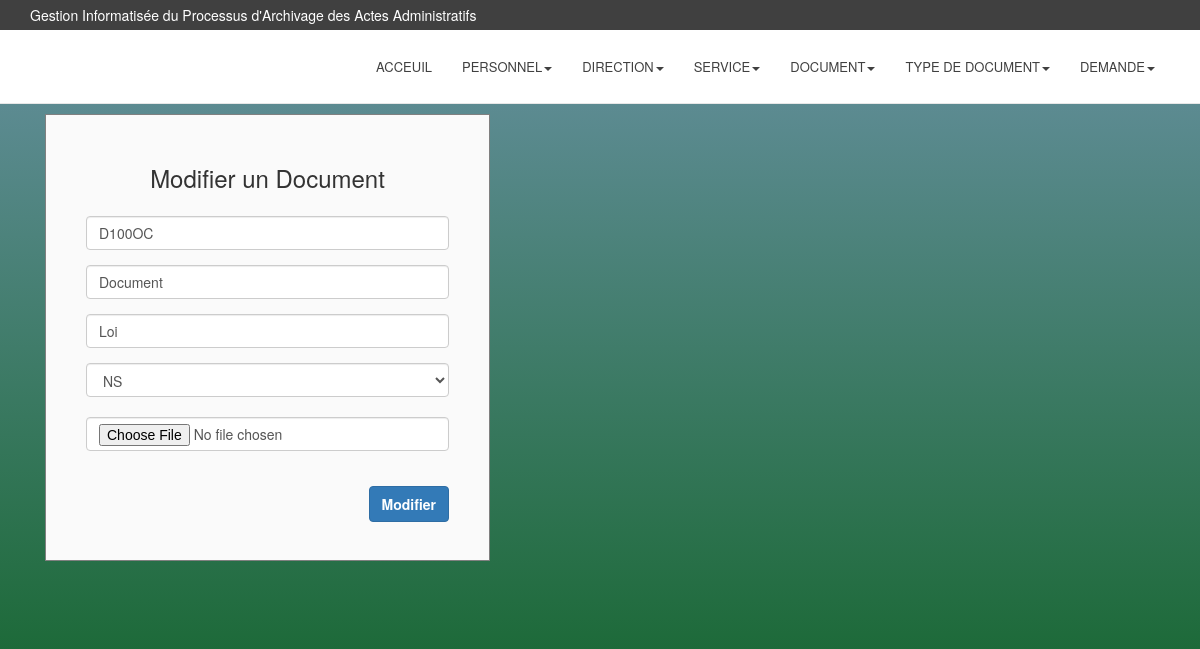
Screenshot of /ModifierDocument.php?Docu=D100OC with the database file from the repository.
### tables this page shows
CREATE TABLE IF NOT EXISTS `document` (
  `CodeDoc` varchar(10) NOT NULL,
  `LibelDoc` varchar(100) NOT NULL,
  `DateEnrgDoc` timestamp NOT NULL DEFAULT current_timestamp(),
  `FonctionDoc` varchar(100) NOT NULL,
  `CodeTypeDoc` varchar(10) NOT NULL,
  `file_url` varchar(255) NOT NULL,
  PRIMARY KEY (`CodeDoc`)
);

### ModifierDocument.php (the view, shortened to what this page needs)
<?php
$hostname = "localhost";
$username = "root";
$password ="";
$databaseName = "gipa";
$connect = mysqli_connect($hostname, $username, $password, $databaseName);
if (isset($_GET["Docu"]))
{
	$requette = "SELECT * FROM document WHERE CodeDoc= '".$_GET["Docu"]."'";
	$resulta = mysqli_query($connect, $requette);
}
?>
<html class="ola">
	<head>
		<link href="css/bootstrap.min.css" rel="stylesheet">
		<link href="css/font-awesome.min.css" rel="stylesheet">
		<link href="css/style.css" rel="stylesheet">
   </head>
   <body class="ola">
		<header>
		<div class="top">
				<div class="container">
					<div class="row">
						<div class="col-sm-6">
							<p>Gestion Informatisée du Processus d'Archivage des Actes Administratifs</p>
						</div>
					</div>
				</div>
			</div>
   			<nav class="navbar navbar-default">
				<div class="container">
					<div class="collapse navbar-collapse" id="bs-navbar-collapse">
						<ul class="nav navbar-nav main-navbar-nav">
							<li><a href="Acceuil.php" title="">ACCEUIL</a></li>
							<li class="dropdown">
								<a href="#" title="" class="dropdown-toggle" data-toggle="dropdown" role="button" aria-haspopup="true" aria-expanded="false">PERSONNEL<span class="caret"></span></a>
							</li>
							<li class="dropdown">
								<a href="#" title="" class="dropdown-toggle" data-toggle="dropdown" role="button" aria-haspopup="true" aria-expanded="false">DIRECTION<span class="caret"></span></a>
							</li>
							<li class="dropdown">
								<a href="#" title="" class="dropdown-toggle" data-toggle="dropdown" role="button" aria-haspopup="true" aria-expanded="false">SERVICE<span class="caret"></span></a>
							</li>
							<li class="dropdown" class="active">
								<a href="Document.php" title="" class="dropdown-toggle" data-toggle="dropdown" role="button" aria-haspopup="true" aria-expanded="false">DOCUMENT<span class="caret"></span></a>
							</li>
							<li class="dropdown">
								<a href="#" title="" class="dropdown-toggle" data-toggle="dropdown" role="button" aria-haspopup="true" aria-expanded="false">TYPE DE DOCUMENT<span class="caret"></span></a>
							</li>
							<li class="dropdown">
								<a href="#" title="" class="dropdown-toggle" data-toggle="dropdown" role="button" aria-haspopup="true" aria-expanded="false">DEMANDE<span class="caret"></span></a>
							</li>
						</ul>
					</div>
				</div>
			</nav>
		</header>
		<div class="container">
			<div class="col-md-5">
				<div class="form-area">
				<?php if ($resulta) { ?>
				<?php $row1 = mysqli_fetch_array($resulta) ; ?>
					<form role="form" action="Document.php" method="POST" enctype="multipart/form-data">
						<br style="clear:both">
						<h3 style="margin-bottom: 25px; text-align: center;">Modifier un Document</h3>
						<div class="form-group">
							<input type="text" class="form-control" id="CodeDoc" name="CodeDoc" placeholder="Code Document" value="<?php echo $row1["CodeDoc"]; ?>" required>
						</div>
						<div class="form-group">
							<input type="text" class="form-control" id="LibelDoc" name="LibelDoc" placeholder="Libellé du Document" value="<?php echo $row1["LibelDoc"]; ?>" required>
						</div>
						<div class="form-group">
							<input type="text" class="form-control" id="FonctDoc" name="FonctDoc" placeholder="Fonction du Document" value="<?php echo $row1["FonctionDoc"]; ?>" required>
						</div>
						<select class="form-control" name="type">
						<option value="<?php echo $row1["CodeTypeDoc"];?>"><?php echo $row1["CodeTypeDoc"]; ?></option>
						</select><br>
						<div class="form-group">
							<input type="file" class="form-control" id="fichier" name="fichier" value="<?php echo $row1["file_url"]; ?>" required>
						</div><br>
						<button type="submit" name="Modifier" class="btn btn-primary pull-right">Modifier</button>
					</form>
				<?php } ?>
				</div>
			</div>
		</div>
   </body>
</html>

### css/style.css (style rules this page uses)
.ola { height: 100%; background-repeat: no-repeat; background-image: linear-gradient(rgb(104, 145, 162), rgb(12, 97, 33)); }
.btn { font-weight: 700; height: 36px; -moz-user-select: none; -webkit-user-select: none; user-select: none; cursor: default; }
.form-area { background-color: #FAFAFA; padding: 10px 40px 60px; margin: 10px 0px 60px; border: 1px solid GREY; }
.top { background-color: #404040;padding: 5px 0;color: #fff; }
.top p { margin: 0; }
.navbar { -moz-border-radius: 0;-webkit-border-radius: 0;border-radius: 0;margin-bottom: 0; }
.navbar .container { position: relative; }
.navbar-default { -moz-transition: all 0.3s ease-out;-o-transition: all 0.3s ease-out;-webkit-transition: all 0.3s ease-out;transition: all 0.3s ease-out;width: 100%;border: none;border-bottom: 1px solid #e7e7e7;background-color: #fff; }
.navbar-default .navbar-nav > li > a { color: #404040;font-weight: normal;font-size: 13px; }
.navbar-default .navbar-collapse { float: right;border-top: none;padding-left: 0;padding-right: 0; }
.main-navbar-nav { -moz-transition: all 0.3s linear;-o-transition: all 0.3s linear;-webkit-transition: all 0.3s linear;transition: all 0.3s linear; }
.main-navbar-nav > li > a { padding-top: 30px;padding-bottom: 30px;line-height: 1; }

### rows the page displays
document: CodeDoc "D100OC", LibelDoc "Document", FonctDoc "Loi", type "NS"
